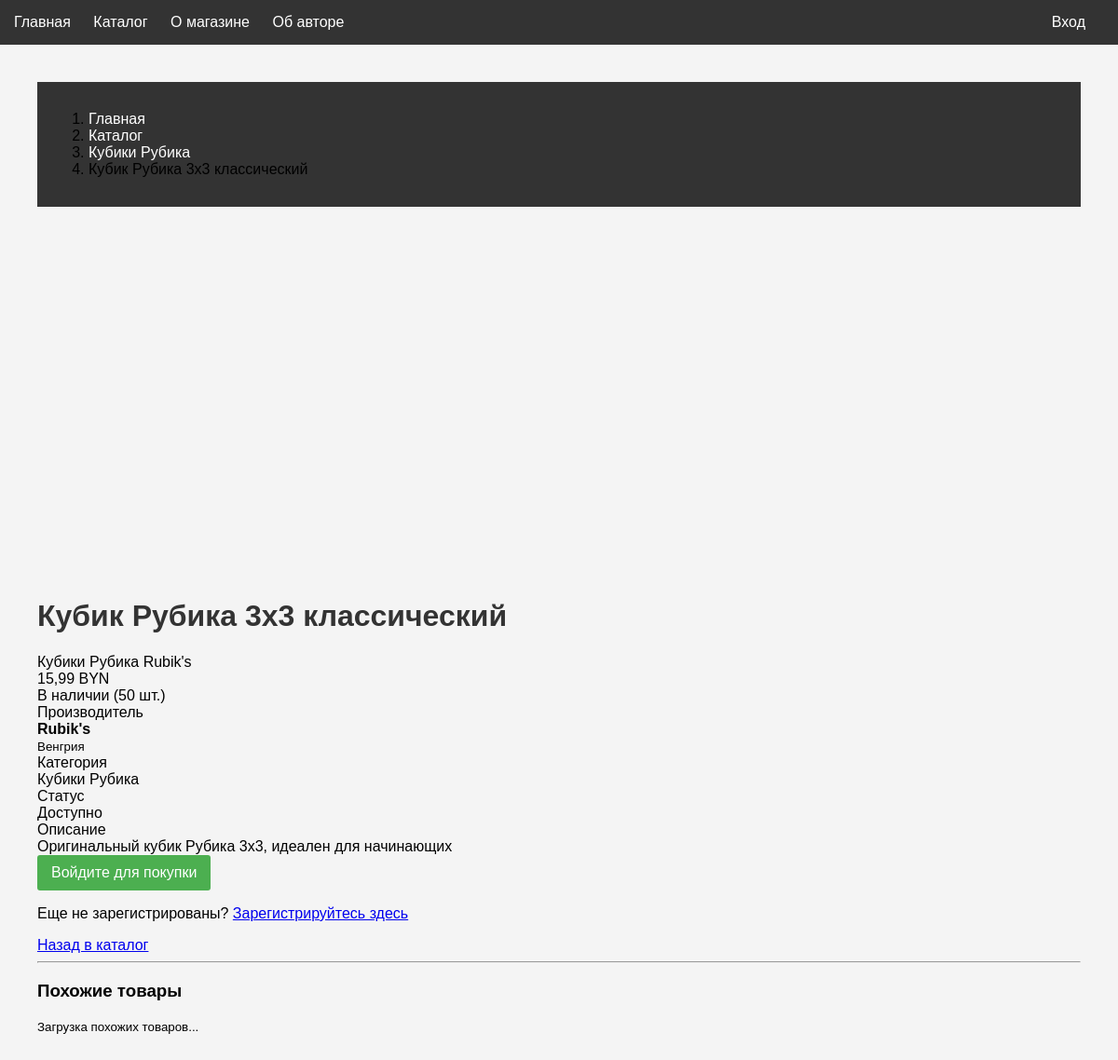
The app's page /catalog/1/ with its own data.
### shop/models.py (models this page shows, shortened)
class Product(models.Model):
    название = models.CharField(max_length=200, verbose_name="Название товара")
    описание = models.TextField(verbose_name="Описание")
    фото_товара = models.ImageField(upload_to='products/', blank=True, null=True, verbose_name="Фото товара")
    цена = models.DecimalField(
        max_digits=10,
        decimal_places=2,
        validators=[MinValueValidator(0)],
        verbose_name="Цена"
    )
    количество_на_складе = models.IntegerField(
        validators=[MinValueValidator(0)],
        verbose_name="Количество на складе"
    )
    категория = models.ForeignKey(
        Category,
        on_delete=models.CASCADE,
        verbose_name="Категория"
    )
    производитель = models.ForeignKey(
        Manufacturer,
        on_delete=models.CASCADE,
        verbose_name="Производитель"
    )
    class Meta:
        verbose_name = "Товар"
        verbose_name_plural = "Товары"

class Category(models.Model):
    название = models.CharField(max_length=100, verbose_name="Название категории")
    описание = models.TextField(blank=True, verbose_name="Описание")
    class Meta:
        verbose_name = "Категория"
        verbose_name_plural = "Категории"

class Manufacturer(models.Model):
    название = models.CharField(max_length=100, verbose_name="Название производителя")
    страна = models.CharField(max_length=100, verbose_name="Страна")
    описание = models.TextField(blank=True, verbose_name="Описание")
    class Meta:
        verbose_name = "Производитель"
        verbose_name_plural = "Производители"

### shop/views.py (the view)
# urls.py: path('catalog/<int:pk>/', views.product_detail, name='product_detail'),
def product_detail(request, pk):
    product = get_object_or_404(Product, pk=pk)
    context = {'product': product}
    return render(request, 'shop/product_detail.html', context)

### templates/shop/product_detail.html (shortened to what this page needs)
{% extends 'shop/base.html' %}
{% block content %}
<div class="container py-5">
    <nav aria-label="breadcrumb" class="mb-4">
        <ol class="breadcrumb">
            <li class="breadcrumb-item"><a href="{% url 'index' %}">Главная</a></li>
            <li class="breadcrumb-item"><a href="{% url 'product_list' %}">Каталог</a></li>
            <li class="breadcrumb-item">
                <a href="{% url 'product_list' %}?category={{ product.категория.id }}">
                    {{ product.категория.название }}
                </a>
            </li>
            <li class="breadcrumb-item active" aria-current="page">{{ product.название }}</li>
        </ol>
    </nav>
    <div class="row">
        <div class="col-md-6 mb-4">
            <div class="sticky-top" style="top: 100px;">
                {% if product.фото_товара %}
                    <img src="{{ product.фото_товара.url }}" alt="{{ product.название }}"
                         class="product-detail-img" style="max-height: 500px;">
                {% else %}
                    <div class="bg-light d-flex align-items-center justify-content-center product-detail-img"
                         style="height: 400px;">
                    </div>
                {% endif %}
            </div>
        </div>
        <div class="col-md-6">
            <div class="product-info">
                <h1>{{ product.название }}</h1>
                <div class="mb-3">
                    <span class="badge bg-primary">{{ product.категория.название }}</span>
                    <span class="badge bg-secondary">{{ product.производитель.название }}</span>
                </div>
                <div class="product-price-large">
                    {{ product.цена }} BYN
                </div>
                <div class="mb-3">
                    {% if product.количество_на_складе > 0 %}
                        <span class="availability available">
                             В наличии ({{ product.количество_на_складе }} шт.)
                        </span>
                    {% else %}
                        <span class="availability unavailable">
                            <i class="fas fa-times-circle"></i> Нет в наличии
                        </span>
                    {% endif %}
                </div>
                <div class="info-item">
                    <label>Производитель</label>
                    <div class="value">
                        <strong>{{ product.производитель.название }}</strong>
                        <br>
                        <small class="text-muted">{{ product.производитель.страна }}</small>
                    </div>
                </div>
                <div class="info-item">
                    <label>Категория</label>
                    <div class="value">{{ product.категория.название }}</div>
                </div>
                <div class="info-item">
                    <label>Статус</label>
                    <div class="value">
                        {% if product.количество_на_складе > 0 %}
                            <span class="badge bg-success">Доступно</span>
                        {% else %}
                            <span class="badge bg-danger">Недоступно</span>
                        {% endif %}
                    </div>
                </div>
                <div class="info-item">
                    <label>Описание</label>
                    <div class="value">
                        {{ product.описание }}
                    </div>
                </div>
                <div class="mt-4 d-grid gap-2">
                    {% if user.is_authenticated %}
                        {% if product.количество_на_складе > 0 %}
                            <a href="{% url 'add_to_cart' product.id %}"
                               class="btn btn-primary btn-lg">
                                <i class="fas fa-shopping-cart"></i> Добавить в корзину
                            </a>
                        {% else %}
                            <button class="btn btn-secondary btn-lg" disabled>
                                <i class="fas fa-ban"></i> Нет в наличии
                            </button>
                        {% endif %}
                        <a href="{% url 'cart_view' %}" class="btn btn-outline-primary btn-lg">
                            <i class="fas fa-shopping-cart"></i> Перейти в корзину
                        </a>
                    {% else %}
                        <a href="{% url 'login' %}" class="btn btn-primary btn-lg">
                             Войдите для покупки
                        </a>
                        <p class="text-center text-muted mt-2">
                            Еще не зарегистрированы?
                            <a href="{% url 'login' %}" class="text-decoration-none">Зарегистрируйтесь здесь</a>
                        </p>
                    {% endif %}
                </div>
                <div class="mt-3">
                    <a href="{% url 'product_list' %}" class="text-decoration-none">
                         Назад в каталог
                    </a>
                </div>
            </div>
        </div>
    </div>
    <hr class="my-5">
    <h3 class="mb-4">
         Похожие товары
    </h3>
    <div class="row" id="similar-products">
        <div class="col-12 text-center">
            <small class="text-muted">Загрузка похожих товаров...</small>
        </div>
    </div>
</div>
{% endblock %}

### templates/shop/base.html (style rules this page uses)
body { font-family: Arial, sans-serif; margin: 0; padding: 0; background-color: #f4f4f4; }
.container { max-width: 1200px; margin: 0 auto; padding: 20px; }
nav { background-color: #333; padding: 15px; }
nav a { color: white; text-decoration: none; margin-right: 20px; }
h1 { color: #333; }
.btn { background-color: #4CAF50; color: white; padding: 10px 15px; text-decoration: none; border: none; cursor: pointer; border-radius: 3px; display: inline-block; }

### records on screen
Product: категория.название "Кубики Рубика", название "Кубик Рубика 3x3 классический", производитель.название "Rubik's", цена "15,99", количество_на_складе "50", производитель.страна "Венгрия", описание "Оригинальный кубик Рубика 3x3, идеален для начинающих"
